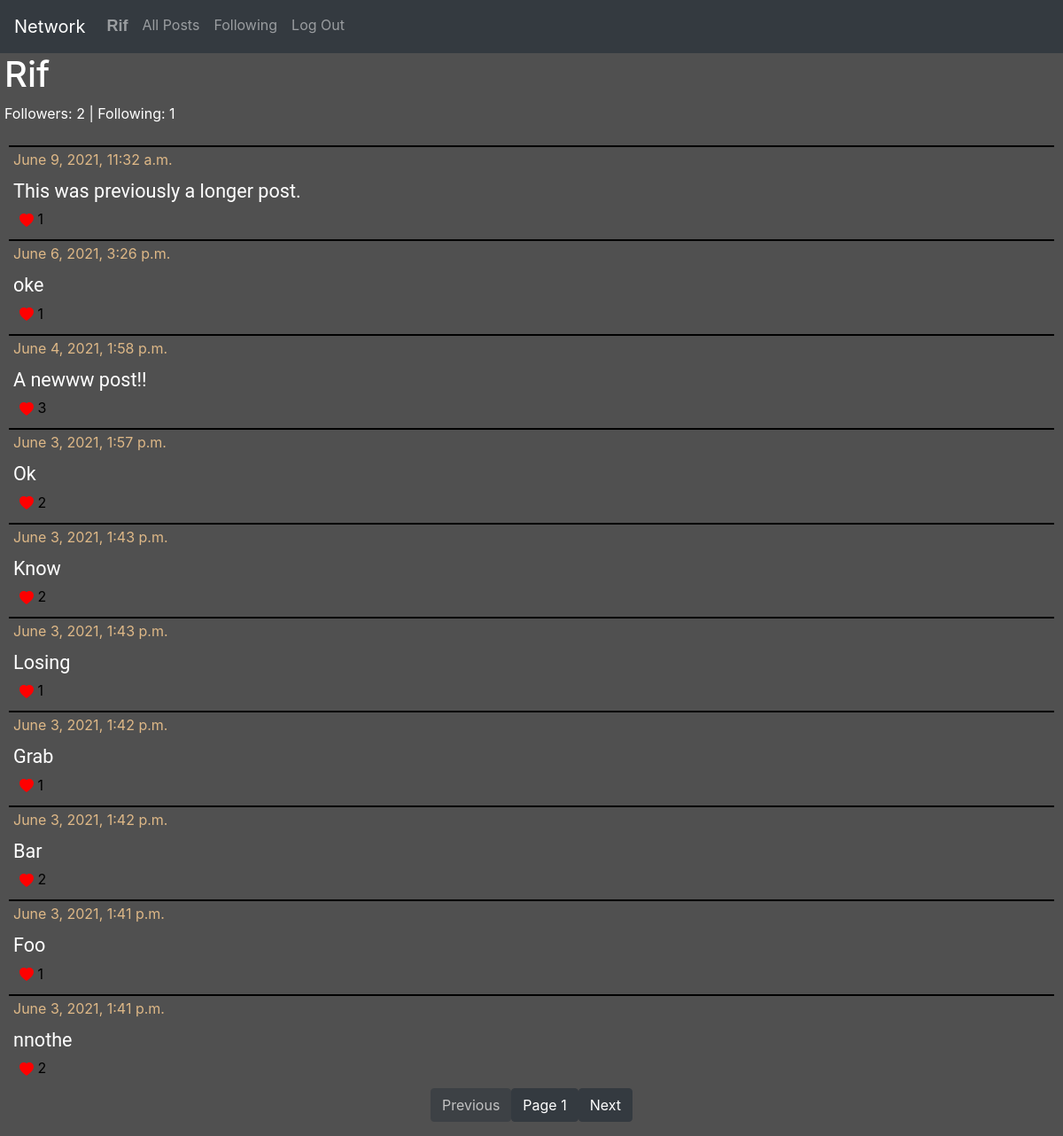
Screenshot of /user/2/page/1 (signed in) with the database file from the repository.
### network/models.py (models this page shows, shortened)
class User(AbstractUser):
    pass

class Posts(models.Model):
    content = models.TextField(blank=False)
    user = models.ForeignKey(User, on_delete=models.CASCADE, related_name="user_posts")
    like = models.IntegerField(default=0)
    time = models.DateTimeField(auto_now_add=True)

### network/views.py (the view, shortened to what this page needs)
# urls.py: path("user/<int:user_id>/page/<int:page_no>", views.view_user, name="user-posts"),
@csrf_exempt
def view_user(request, user_id, page_no):
    usr_ = User.objects.get(pk=user_id)
    posts = usr_.user_posts.all().order_by("-time")
    posts = Paginator(posts, 10).page(page_no)
    liked_posts = liked_list(posts, request.user)
    followers = usr_.follows.first().followers.all()
    f = "Follow"
    if request.user in followers:
        f = "Unfollow"
    followings = usr_.follows.first().followed_users.all()
    return render(request, "network/user.html", {
        "posts": posts,
        "liked_posts": liked_posts,
        "usr": usr_,
        "followers": len(followers),
        "followings": len(followings),
        "btnText": f
    })

### network/views.py (called while the page is built)
def liked_list(posts, user):
    liked_posts = []
    for post in posts:
        for p in post.liked_usr.all():
            for usr in p.liked_users.all():
                if usr == user:
                    liked_posts.append(post.id)
    return liked_posts

### network/templates/network/user.html (shortened to what this page needs)
{% extends "network/layout.html" %}
{% load static %}
{% block body %}
    <label id="user-head"><h1>{{ usr }}
        </h1>
        <p id="follow-data">Followers: {{ followers }} | Following: {{ followings }}</p>
    </label>
    <div id="all_posts">
        <div id="posts">
            {% for post in posts %}
                <div class="post-item">
                    <label class="post-content">
                        <label class="time-data">{{ post.time }}</label>
                        <br/>
                        <p class="post-text">{{ post.content }}</p>
                        {% if post.id in liked_posts %}
                                <div id="like-btn-{{ post.id }}">
                                    <button class="like-btn" onclick="like_post('{{ post.id }}');">
                                        <svg xmlns="http://www.w3.org/2000/svg" width="16" height="16" fill="red" class="bi bi-heart-fill" viewBox="0 0 16 16">
                                            <path fill-rule="evenodd" d="M8 1.314C12.438-3.248 23.534 4.735 8 15-7.534 4.736 3.562-3.248 8 1.314z"/>
                                        </svg>
                                        <label class="bi-heart" id="like-no-{{ post.id }}">{{ post.like }}</label>
                                    </button>
                                </div>
                            {% endif %}
                    </label>
                </div>
            {% endfor %}
        </div>
    </div>
    <nav aria-label="Page navigation">
        <ul class="pagination justify-content-center">
        {% if posts.has_previous %}
          <li>
            <a href="{% url 'user-posts' usr.id posts.previous_page_number %}">
              <button class="btn btn-dark">Previous</button>
            </a>
        </li>
        {% else %}
        <li>
              <button class="btn btn-dark" disabled>Previous</button>
        </li>
        {% endif %}
          <li>
            <a href="#">
                <button class="btn btn-dark">Page {{ posts.number }}</button>
            </a>
        </li>
        {% if posts.has_next %}
          <li>
            <a href="{% url 'user-posts' usr.id posts.next_page_number %}">
                <button class="btn btn-dark">Next</button>
            </a>
          </li>
          {% else %}
            <li>
                <button class="btn btn-dark" disabled>Next</button>
            </li>
        {% endif %}
        </ul>
    </nav>
{% endblock %}

### network/templates/network/layout.html (shortened to what this page needs)
{% load static %}
<!DOCTYPE html>
<html lang="en">
    <head>
        <link rel="stylesheet" href="https://stackpath.bootstrapcdn.com/bootstrap/4.4.1/css/bootstrap.min.css">
        <link href="{% static 'network/styles.css' %}" rel="stylesheet">
    </head>
    <body>
        <nav class="navbar navbar-expand-lg navbar-dark bg-dark" id="bar">
            <a class="navbar-brand" href="#">Network</a>
            <div>
              <ul class="navbar-nav mr-auto">
                {% if user.is_authenticated %}
                    <li class="nav-item">
                        <a class="nav-link post-user" href="{% url 'user-posts' user.id 1 %}"><strong>{{ user.username }}</strong></a>
                    </li>
                {% endif %}
                <li class="nav-item">
                  <a class="nav-link" href="{% url 'index' %}">All Posts</a>
                </li>
                {% if user.is_authenticated %}
                    <li class="nav-item">
                        <a class="nav-link" href="{% url 'following' 1 %}">Following</a>
                    </li>
                    <li class="nav-item">
                        <a class="nav-link" href="{% url 'logout' %}">Log Out</a>
                    </li>
                {% endif %}
              </ul>
            </div>
          </nav>
        <div class="body">
            {% block body %}
            {% endblock %}
        </div>
    </body>
</html>

### network/static/network/styles.css (style rules this page uses)
body { background-color: #505050; color: black; }
#bar { color: gray; }
#posts { margin-left: 10px; margin-right: 10px; }
.post-item { border-top: 2px solid black; font-size: large; }
.post-content { color: white; margin-left: 5px; margin-bottom: 1px; }
.time-data { color: burlywood; font-size: medium; margin-top: 1px; }
.like-btn { background-color: transparent; border: 1px solid #505050; font-size: medium; }
.post-text { font-family: Roboto; font-size: larger; margin-bottom: 1px; }
.post-user { color: white; font-family: Verdana, Geneva, Tahoma, sans-serif; text-transform: capitalize; font-size: large; margin-bottom: 1px; }
#user-head { text-transform: capitalize; margin-left: 5px; color: white; }
#follow-data { font-size: medium; }

### rows the page displays
User: username "Rif"
Posts: time "June 9, 2021, 11:32 a.m.", content "This was previously a longer post.", like "1"
Posts: time "June 6, 2021, 3:26 p.m.", content "oke", like "1"
Posts: time "June 4, 2021, 1:58 p.m.", content "A newww post!!", like "3"
Posts: time "June 3, 2021, 1:57 p.m.", content "Ok", like "2"
Posts: time "June 3, 2021, 1:43 p.m.", content "Know", like "2"
Posts: time "June 3, 2021, 1:43 p.m.", content "Losing", like "1"
Posts: time "June 3, 2021, 1:42 p.m.", content "Grab", like "1"
Posts: time "June 3, 2021, 1:42 p.m.", content "Bar", like "2"
Posts: time "June 3, 2021, 1:41 p.m.", content "Foo", like "1"
Posts: time "June 3, 2021, 1:41 p.m.", content "nnothe", like "2"

### other values shown
{{ followers }} "2"
{{ followings }} "1"
{{ posts.number }} "1"
